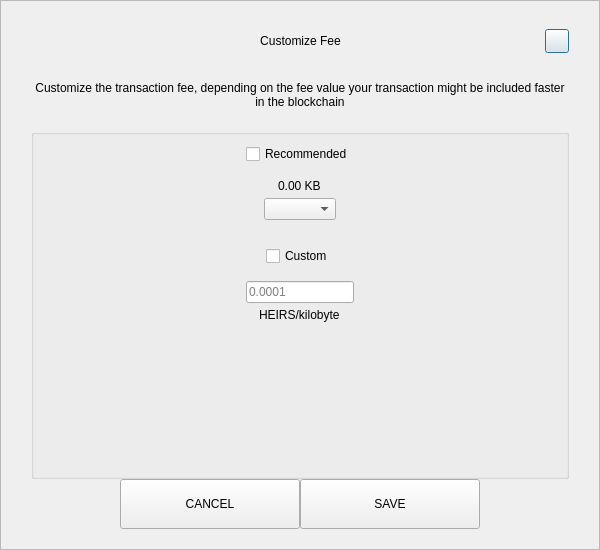
<?xml version="1.0" encoding="UTF-8"?>
<ui version="4.0">
 <class>SendCustomFeeDialog</class>
 <widget class="QDialog" name="SendCustomFeeDialog">
  <property name="geometry">
   <rect>
    <x>0</x>
    <y>0</y>
    <width>600</width>
    <height>550</height>
   </rect>
  </property>
  <property name="windowTitle">
   <string>Form</string>
  </property>
  <layout class="QVBoxLayout" name="verticalLayout_3">
   <property name="spacing">
    <number>0</number>
   </property>
   <property name="leftMargin">
    <number>0</number>
   </property>
   <property name="topMargin">
    <number>0</number>
   </property>
   <property name="rightMargin">
    <number>0</number>
   </property>
   <property name="bottomMargin">
    <number>0</number>
   </property>
   <item>
    <widget class="QFrame" name="frame">
     <property name="styleSheet">
      <string notr="true"/>
     </property>
     <property name="frameShape">
      <enum>QFrame::StyledPanel</enum>
     </property>
     <property name="frameShadow">
      <enum>QFrame::Raised</enum>
     </property>
     <layout class="QVBoxLayout" name="verticalLayout_2">
      <property name="spacing">
       <number>0</number>
      </property>
      <property name="leftMargin">
       <number>30</number>
      </property>
      <property name="topMargin">
       <number>20</number>
      </property>
      <property name="rightMargin">
       <number>30</number>
      </property>
      <property name="bottomMargin">
       <number>20</number>
      </property>
      <item>
       <layout class="QHBoxLayout" name="horizontalLayout_3">
        <property name="spacing">
         <number>0</number>
        </property>
        <item>
         <spacer name="horizontalSpacer_21">
          <property name="orientation">
           <enum>Qt::Horizontal</enum>
          </property>
          <property name="sizeHint" stdset="0">
           <size>
            <width>40</width>
            <height>20</height>
           </size>
          </property>
         </spacer>
        </item>
        <item>
         <widget class="QLabel" name="labelTitle">
          <property name="minimumSize">
           <size>
            <width>0</width>
            <height>40</height>
           </size>
          </property>
          <property name="maximumSize">
           <size>
            <width>16777215</width>
            <height>40</height>
           </size>
          </property>
          <property name="styleSheet">
           <string notr="true">padding-left:24px;</string>
          </property>
          <property name="text">
           <string>Customize Fee</string>
          </property>
          <property name="alignment">
           <set>Qt::AlignCenter</set>
          </property>
          <property name="margin">
           <number>7</number>
          </property>
         </widget>
        </item>
        <item>
         <spacer name="horizontalSpacer">
          <property name="orientation">
           <enum>Qt::Horizontal</enum>
          </property>
          <property name="sizeHint" stdset="0">
           <size>
            <width>40</width>
            <height>20</height>
           </size>
          </property>
         </spacer>
        </item>
        <item>
         <widget class="QPushButton" name="btnEsc">
          <property name="minimumSize">
           <size>
            <width>24</width>
            <height>24</height>
           </size>
          </property>
          <property name="maximumSize">
           <size>
            <width>24</width>
            <height>24</height>
           </size>
          </property>
          <property name="text">
           <string/>
          </property>
         </widget>
        </item>
       </layout>
      </item>
      <item>
       <spacer name="verticalSpacer_2">
        <property name="orientation">
         <enum>Qt::Vertical</enum>
        </property>
        <property name="sizeType">
         <enum>QSizePolicy::Fixed</enum>
        </property>
        <property name="sizeHint" stdset="0">
         <size>
          <width>20</width>
          <height>20</height>
         </size>
        </property>
       </spacer>
      </item>
      <item>
       <widget class="QLabel" name="labelMessage">
        <property name="text">
         <string>Customize the transaction fee, depending on the fee value your transaction might be included faster in the blockchain</string>
        </property>
        <property name="alignment">
         <set>Qt::AlignCenter</set>
        </property>
        <property name="wordWrap">
         <bool>true</bool>
        </property>
       </widget>
      </item>
      <item>
       <spacer name="verticalSpacer_3">
        <property name="orientation">
         <enum>Qt::Vertical</enum>
        </property>
        <property name="sizeType">
         <enum>QSizePolicy::Fixed</enum>
        </property>
        <property name="sizeHint" stdset="0">
         <size>
          <width>20</width>
          <height>20</height>
         </size>
        </property>
       </spacer>
      </item>
      <item>
       <widget class="QGroupBox" name="groupBox">
        <property name="title">
         <string/>
        </property>
        <layout class="QVBoxLayout" name="verticalLayout">
         <property name="leftMargin">
          <number>12</number>
         </property>
         <property name="rightMargin">
          <number>12</number>
         </property>
         <item>
          <layout class="QVBoxLayout" name="verticalLayout_4">
           <property name="spacing">
            <number>5</number>
           </property>
           <item alignment="Qt::AlignHCenter">
            <widget class="QCheckBox" name="checkBoxRecommended">
             <property name="text">
              <string>Recommended</string>
             </property>
            </widget>
           </item>
           <item>
            <spacer name="verticalSpacer_5">
             <property name="orientation">
              <enum>Qt::Vertical</enum>
             </property>
             <property name="sizeType">
              <enum>QSizePolicy::Fixed</enum>
             </property>
             <property name="sizeHint" stdset="0">
              <size>
               <width>20</width>
               <height>10</height>
              </size>
             </property>
            </spacer>
           </item>
           <item alignment="Qt::AlignHCenter">
            <widget class="QLabel" name="labelFee">
             <property name="text">
              <string>0.00 KB</string>
             </property>
            </widget>
           </item>
           <item alignment="Qt::AlignHCenter">
            <widget class="QComboBox" name="comboBoxRecommended"/>
           </item>
          </layout>
         </item>
         <item>
          <spacer name="verticalSpacer">
           <property name="orientation">
            <enum>Qt::Vertical</enum>
           </property>
           <property name="sizeType">
            <enum>QSizePolicy::Fixed</enum>
           </property>
           <property name="sizeHint" stdset="0">
            <size>
             <width>20</width>
             <height>20</height>
            </size>
           </property>
          </spacer>
         </item>
         <item>
          <layout class="QVBoxLayout" name="verticalLayout_5">
           <property name="spacing">
            <number>5</number>
           </property>
           <item alignment="Qt::AlignHCenter">
            <widget class="QCheckBox" name="checkBoxCustom">
             <property name="text">
              <string>Custom</string>
             </property>
            </widget>
           </item>
           <item>
            <spacer name="verticalSpacer_6">
             <property name="orientation">
              <enum>Qt::Vertical</enum>
             </property>
             <property name="sizeType">
              <enum>QSizePolicy::Fixed</enum>
             </property>
             <property name="sizeHint" stdset="0">
              <size>
               <width>20</width>
               <height>10</height>
              </size>
             </property>
            </spacer>
           </item>
           <item alignment="Qt::AlignHCenter">
            <widget class="QLineEdit" name="lineEditCustomFee">
             <property name="placeholderText">
              <string notr="true">0.0001</string>
             </property>
            </widget>
           </item>
           <item alignment="Qt::AlignHCenter">
            <widget class="QLabel" name="labelCustomFee">
             <property name="text">
              <string>HEIRS/kilobyte</string>
             </property>
            </widget>
           </item>
          </layout>
         </item>
         <item>
          <spacer name="verticalSpacer_4">
           <property name="orientation">
            <enum>Qt::Vertical</enum>
           </property>
           <property name="sizeHint" stdset="0">
            <size>
             <width>20</width>
             <height>40</height>
            </size>
           </property>
          </spacer>
         </item>
        </layout>
       </widget>
      </item>
      <item>
       <layout class="QHBoxLayout" name="horizontalLayout" stretch="1,2,2,1">
        <item>
         <spacer name="horizontalSpacer1">
          <property name="orientation">
           <enum>Qt::Horizontal</enum>
          </property>
          <property name="sizeHint" stdset="0">
           <size>
            <width>40</width>
            <height>20</height>
           </size>
          </property>
         </spacer>
        </item>
        <item>
         <widget class="QPushButton" name="btnCancel">
          <property name="minimumSize">
           <size>
            <width>180</width>
            <height>50</height>
           </size>
          </property>
          <property name="focusPolicy">
           <enum>Qt::NoFocus</enum>
          </property>
          <property name="text">
           <string>CANCEL</string>
          </property>
         </widget>
        </item>
        <item>
         <widget class="QPushButton" name="btnSave">
          <property name="minimumSize">
           <size>
            <width>180</width>
            <height>50</height>
           </size>
          </property>
          <property name="focusPolicy">
           <enum>Qt::NoFocus</enum>
          </property>
          <property name="text">
           <string>SAVE</string>
          </property>
         </widget>
        </item>
        <item>
         <spacer name="horizontalSpacer_2">
          <property name="orientation">
           <enum>Qt::Horizontal</enum>
          </property>
          <property name="sizeHint" stdset="0">
           <size>
            <width>40</width>
            <height>20</height>
           </size>
          </property>
         </spacer>
        </item>
       </layout>
      </item>
     </layout>
    </widget>
   </item>
  </layout>
 </widget>
 <resources/>
 <connections/>
</ui>
